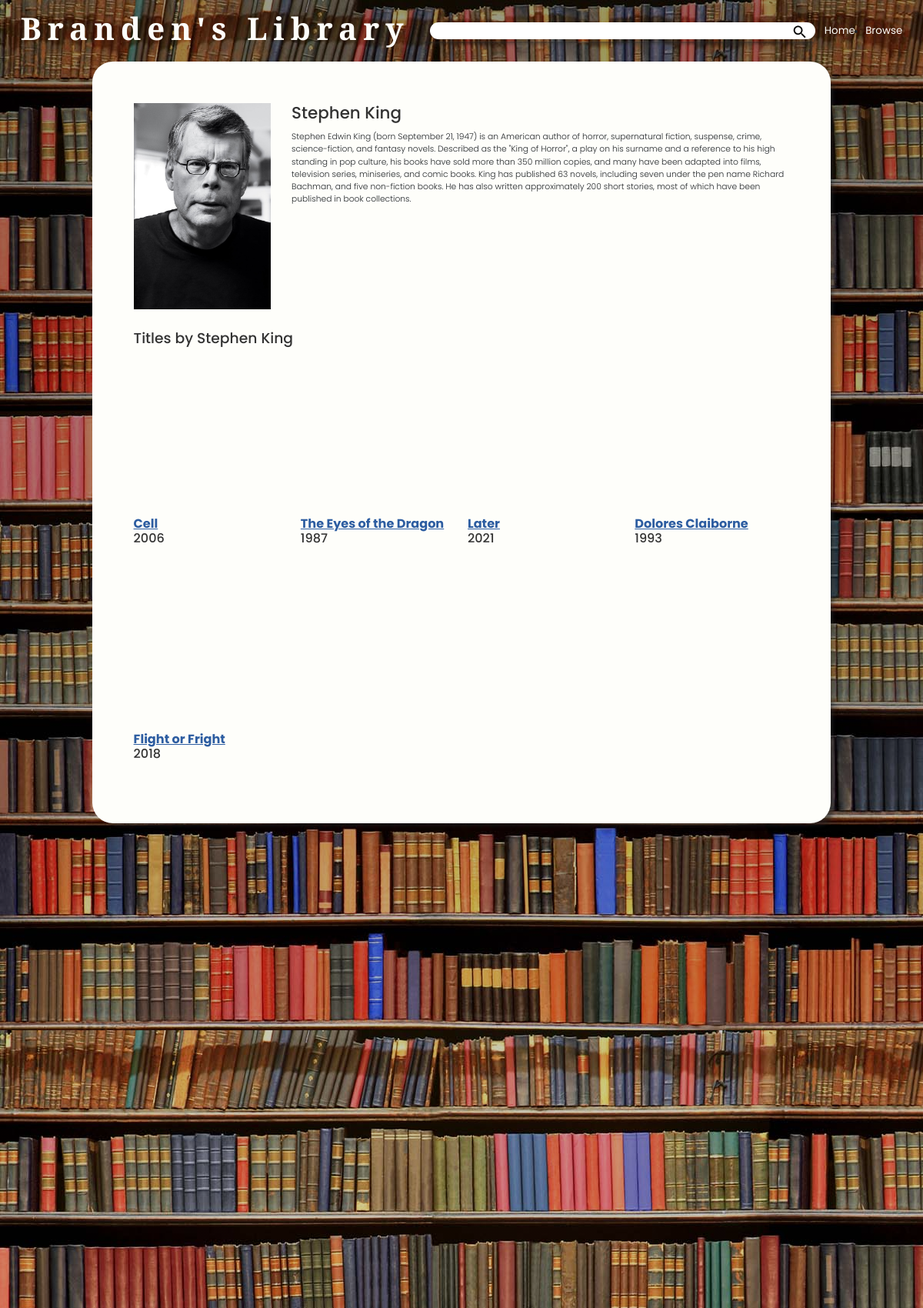
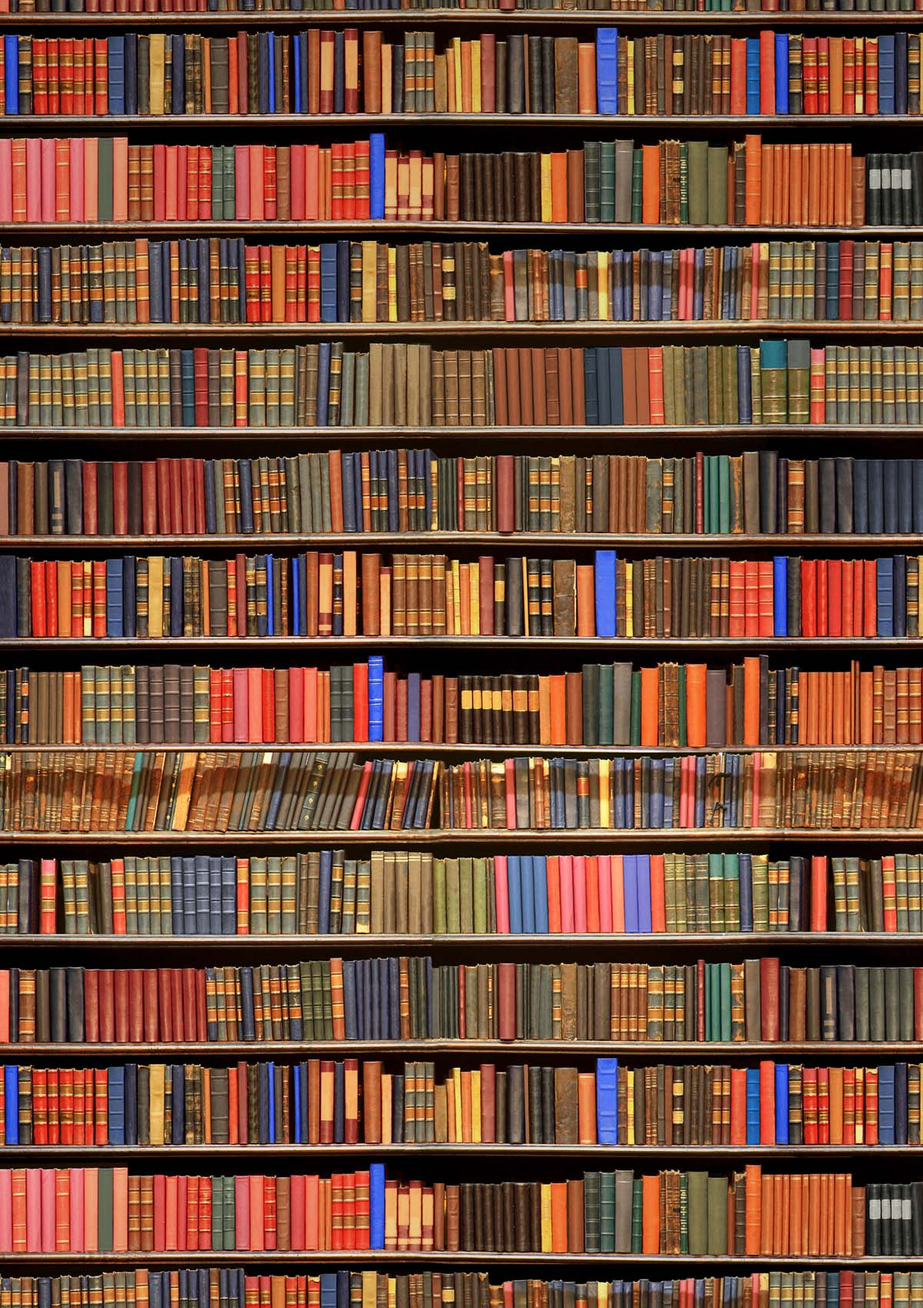
The app's page /author-page/b9934708-eb3c-471a-b722-b407b3067c16 (upper part) with its own data (2 pictures, top to bottom).
### authors/models.py (models this page shows, shortened)
class Author(models.Model):
    id = models.UUIDField(default=uuid4, unique=True, primary_key=True, editable=False)
    created = models.DateTimeField(auto_now_add=True)
    first_name = models.CharField(max_length=50)
    last_name = models.CharField(max_length=50)
    bio = models.TextField(blank=True, null=True)
    headshot = models.ImageField(null=True, blank=True, default="default.jpg")

### books/models.py (models this page shows, shortened)
class Book(models.Model):
    BOOK_CATEGORY = (
        ("f", "Fiction"),
        ("nf", "Non Fiction")
    )
    id = models.UUIDField(default=uuid4, unique=True, primary_key=True, editable=False)
    created = models.DateTimeField(auto_now_add=True)
    publish_year = models.IntegerField(null=True, blank=True)
    length = models.IntegerField(null=True, blank=True)
    title = models.CharField(max_length=200)
    description = models.TextField(null=True, blank=True)
    category = models.CharField(max_length=200, choices=BOOK_CATEGORY, null=True, blank=True)
    author = models.ForeignKey(Author, on_delete=models.CASCADE, default="")
    tags = models.ManyToManyField(Tag, blank=True)
    cover_img = models.ImageField(null=True, blank=True, default="default.jpg")

### authors/views.py (the view)
# urls.py: path('author-page/<str:key>', views.author, name="author-page"),
def author(request, key):
    author = Author.objects.get(id=key)
    publications = Book.objects.filter(author__id=key)
    context = {
        "author": author,
        "publications": publications
    }
    return render(request, "author-page.html", context)

### authors/templates/author-page.html (shortened to what this page needs)
{% extends 'main.html' %}
{% block content %}
    {% block navbar %}
        {% include 'navbar.html' %}
    {% endblock %}
    <div class="results-frame">
        <div class="author-facts">
            <div class="author-img">
                <img src="{{ author.headshot.url }}" alt="Picture of {{ author.first_name }} {{ author.last_name }}">
            </div>
            <div class="author-bio">
                <h2 class="author-name mb-3">{{ author.first_name }} {{ author.last_name }}</h2>
                <p>
                    Stephen Edwin King (born September 21, 1947) is an American author of horror, supernatural fiction, suspense, crime, science-fiction, and fantasy novels. Described as the "King of Horror", a play on his surname and a reference to his high standing in pop culture, his books have sold more than 350 million copies, and many have been adapted into films, television series, miniseries, and comic books. King has published 63 novels, including seven under the pen name Richard Bachman, and five non-fiction books. He has also written approximately 200 short stories, most of which have been published in book collections.
                </p>
            </div>
        </div>
        <div class="browse-content-box">
            <h3>Titles by {{ author.first_name }} {{ author.last_name }}</h3>
            <div class="row">
                {% for book in publications %}
                    <div class="col-xl-3 col-lg-4 col-md-6 col-sm-6">
                        <div class="browse-card">
                            <div class="browse-card-img">
                            </div>
                            <div class="browse-card-content">
                                <h4><strong><a href="{% url 'book-info' book.id %}">{{book.title}}</a></strong></h4>
                                <h4>{{book.publish_year}}</h4>
                            </div>
                        </div>
                    </div>
                {% endfor %}
            </div>
        </div>
    </div>
{% endblock %}

### static/css/styles.css (style rules this page uses)
html { height: 100%; min-height: 100%; zoom: 67%; }
* { margin: 0; }
body { min-height: 100%; height: 100%; margin: 0; background-image: linear-gradient(to bottom, rgba(0, 0, 0, 0.4), rgba(1, 1, 1, 0), rgba(0, 0, 0, 0.4)), url('../images/library-wall.jpg'); background-repeat: repeat-y; }
h2, h3, h4, h5, h6 { font-family: 'Poppins', sans-serif; font-weight: 500; color: #333333; }
a { color: #2D5DA1; transition: 0.15s color ease-in-out; }
p { font-family: "Poppins", sans-serif; font-weight: 300; }
.results-frame { display: flex; flex-direction: column; height: fit-content; margin: 20px 0; padding: 80px; border-radius: 40px; width: 80%; box-shadow: 15px 15px 8px -10px rgba(34, 36, 37, 0.5); background-color: #FEFEFA; }
.browse-content-box { display: flex; flex-direction: column; align-content: center; }
.browse-card { height: auto; width: auto; text-align: left; margin-bottom: 40px; }
.browse-card-img { height: 300px; width: auto; margin-bottom: 20px; }
.browse-card-content h4 { margin: 0; }
.author-facts { display: flex; flex-direction: row; width: 100%; height: 100%; margin-bottom: 40px; }
.author-img { height: 400px; width: auto; margin-right: 40px; }
.author-img img { height:100%; width: auto; }
.author-bio { height: 100%; }
.author-name { margin-bottom: 40px; }

### records on screen
Author: headshot (picture), first_name "Stephen", last_name "King"
Book: title "Cell", publish_year "2006"
Book: title "The Eyes of the Dragon", publish_year "1987"
Book: title "Later", publish_year "2021"
Book: title "Dolores Claiborne", publish_year "1993"
Book: title "Flight or Fright", publish_year "2018"
